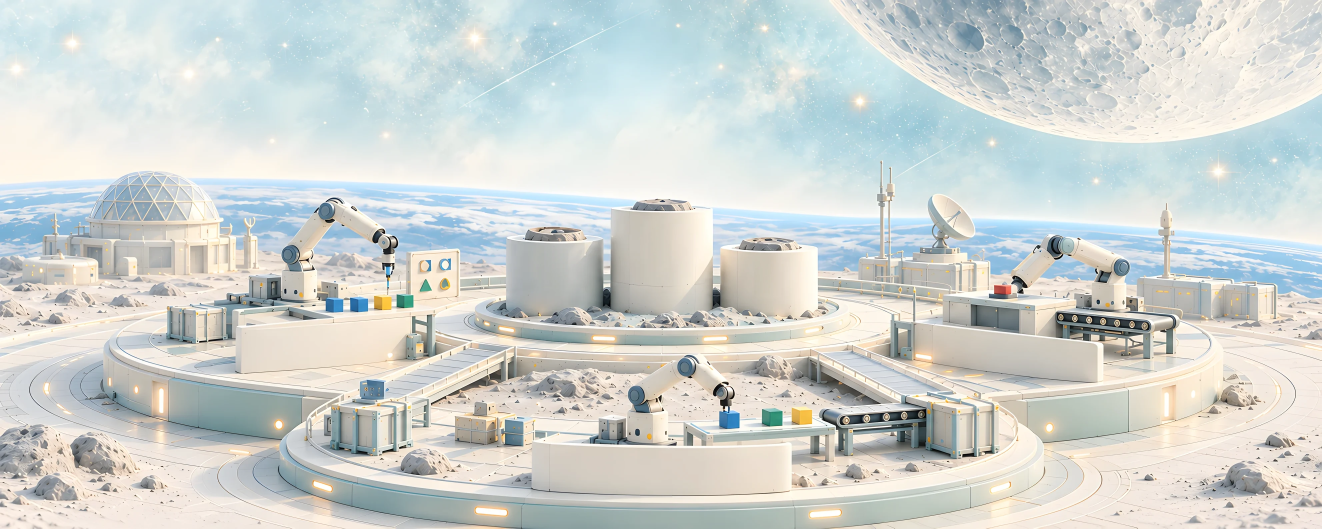
#> input picture media/images/leaderboard-lunar-campus-v3.webp, 3966 x 1586 px, found by its file name (shown at 1/3 size)
$ python extend_lunar_sky.py media/images/leaderboard-lunar-campus-v3.webp media/images/leaderboard-lunar-campus-v4.webp
#> lines starting #> are read from the running program, lines starting #| are printed output that depends on the picture; after the words box and inside, x2 and y2 are one past the last pixel; in counts of white or black regions, pixels touching at a corner belong together
#!/usr/bin/env python3
"""Make leaderboard-lunar-campus-v4.webp: v3 with SKY artwork units of sky inserted between the Moon
and the Earth's horizon, so the leaderboard has room to place models between the two surfaces.

The Moon stays where it is at the top of the frame. Everything else (sky below the Moon, the Earth,
the campus) moves down by SKY. The new band is the clean upper sky of v3 stretched to fit, with
its stars and wisps blurred away before stretching and a fresh sprinkling of stars added after; the Moon's disc in the
lower copy is filled with sky graded from the columns beside and below it.

    python3 scripts/extend_lunar_sky.py media/images/leaderboard-lunar-campus-v3.webp media/images/leaderboard-lunar-campus-v4.webp
    python3 scripts/extend_lunar_sky.py <in> <out> --no-moon    # leave the Moon out (scripts/center_moon.py)
"""
import sys

import numpy as np
from PIL import Image, ImageDraw, ImageFilter

SKY = 260                                  # inserted height, artwork units (1983 x 793)
MOON = (1698.5, -369.5, 590.0)             # centre x, y and radius of the Moon's disc, artwork units
CLEAN = 220                                # rows 0..CLEAN (artwork units) hold only sky and the Moon


def main(src, dst, keep_moon=True):
#> called with keep_moon = True
    im = Image.open(src).convert('RGB')
#> im is the input picture: PIL image 3966x1586 RGB; mean R, G, B 207, 212, 208.9
    W, H = im.size
    k = W / 1983                           # pixels per artwork unit
    d, clean = round(SKY * k), round(CLEAN * k)
    cx, cy, r = (v * k for v in MOON)
    a = np.asarray(im, dtype=np.float32)
    yy, xx = np.mgrid[0:H, 0:W]
    dist = np.hypot(xx - cx, yy - cy)

    # 1. A moonless copy: inside the disc (plus its bright rim), sky graded from the clean column at
    #    the disc's left edge, shifted per column to meet the sky just below the limb.
    rim = r + 18 * k
    ref_x = int(cx - rim - 30 * k)
    ref = np.asarray(im.filter(ImageFilter.GaussianBlur(6 * k)), dtype=np.float32)[:, ref_x]   # H x 3
#> ref = 1586 rows, first 8: [183, 210, 217], [184, 210, 217], [184, 210, 217], [184, 210, 217], [184, 211, 217], [184, 211, 217], [184, 211, 217], [184, 211, 217]
    moonless = a.copy()
    cols = range(int(cx - rim), W)
    first, shifts = {}, {}
    for x in cols:
        inside = np.where(dist[:, x] <= rim)[0]
        if len(inside):
            y0 = inside.max() + 1            # first sky row under the disc in this column
            first[x] = inside
            shifts[x] = a[y0 + int(4 * k):y0 + int(14 * k), x].mean(axis=0) - ref[min(H - 1, y0 + int(9 * k))]
#> after the loop, first = 1534 items; shifts = 1534 items
    xs = np.array(sorted(shifts))
#> xs = 1534 values from 2432 to 3965
    sh = np.array([shifts[x] for x in xs])
#> sh = 1534 rows, first 8: [22.55, 17.15, 11.65], [21.75, 16.8, 11.35], [21.4, 16.6, 11.2], [21, 16.4, 11.15], [20.65, 16.55, 11.4], [20.25, 16.35, 11.35], [19.95, 16.25, 11.3], [19.6, 16.1, 11.2]
    kern = np.exp(-0.5 * (np.arange(-120, 121) / 40.0) ** 2); kern /= kern.sum()
    sh = np.stack([np.convolve(np.pad(sh[:, c], 120, mode='edge'), kern, 'valid') for c in range(3)], axis=1)
#> sh = 1534 rows, first 8: [19.13, 14.88, 10.66], [19.02, 14.8, 10.63], [18.91, 14.73, 10.59], [18.8, 14.65, 10.56], [18.68, 14.58, 10.53], [18.56, 14.5, 10.49], [18.44, 14.42, 10.45], [18.32, 14.34, 10.42]
    for x, d3 in zip(xs, sh):
        moonless[first[x], x] = ref[first[x]] + d3
#> this loop made 1534 passes
    soft = np.asarray(Image.fromarray(moonless.clip(0, 255).astype(np.uint8)).filter(ImageFilter.GaussianBlur(5 * k)), dtype=np.float32)
    inside_all = (dist <= rim)[..., None]
    moonless = np.where(inside_all, soft, moonless)
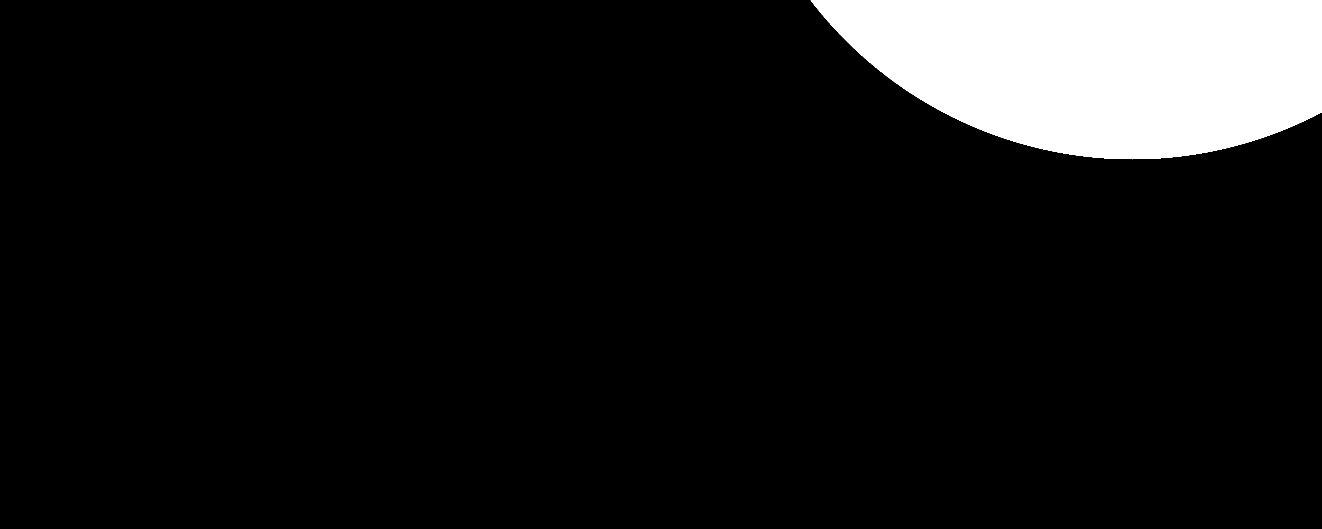
#> inside_all: shape (1586, 3966, 1) bool (shown at 1/3 size); 9% white; 1 white region, box (x1, y1, x2, y2) and area: (2432, 0, 3966, 478) 567434
    feather = np.clip((rim + 6 * k - dist) / (6 * k), 0, 1)[..., None]
    moonless = moonless * (1 - feather) + soft * feather

    # 2. The new band: the clean upper sky without stars, stretched from `clean` to `clean + d` rows.
    band = Image.fromarray(moonless[:clean].clip(0, 255).astype(np.uint8)).filter(ImageFilter.MedianFilter(9))
    band = band.filter(ImageFilter.GaussianBlur(10 * k)).resize((W, clean + d), Image.BICUBIC)
#> band: PIL image 3966x960 RGB
    out = Image.new('RGB', (W, H + d))
#> out: PIL image 3966x2106 RGB; every value is 0
    out.paste(band, (0, 0))
    out.paste(Image.fromarray(moonless[clean:].clip(0, 255).astype(np.uint8)), (0, clean + d))
    # Blend the seam over 24 units.
    o = np.asarray(out, dtype=np.float32)
    s = int(24 * k)
    lower = moonless[clean:clean + s]
    w = np.linspace(1, 0, s)[:, None, None]
    o[clean + d:clean + d + s] = o[clean + d - 1] * w + lower * (1 - w)

    # 3. Grain and a few stars over the stretched band.
    rng = np.random.default_rng(11)
    o[:clean + d] += rng.normal(0, 1.4, (clean + d, W, 1))
    out = Image.fromarray(o.clip(0, 255).astype(np.uint8))
    stars = Image.new('L', out.size, 0)
#> stars: PIL image 3966x2106 L; every value is 0
    draw = ImageDraw.Draw(stars)
    for _ in range(int(140 * (W / 3966))):
        x, y = rng.uniform(0, W), rng.uniform(0, clean + d)
        rr = rng.choice([1.0, 1.4, 1.8, 2.6]) * k
        draw.ellipse([x - rr, y - rr, x + rr, y + rr], fill=int(rng.uniform(150, 255)))
    glow = stars.filter(ImageFilter.GaussianBlur(1.6 * k))
    out = Image.composite(Image.new('RGB', out.size, (255, 251, 238)), out, Image.eval(glow, lambda v: min(255, v * 2)))

    if not keep_moon:                      # a moonless sky, for scripts/center_moon.py
        out.save(dst, 'WEBP', quality=88, method=6)
        print(f'{src} -> {dst}: {W}x{H} -> {out.size[0]}x{out.size[1]}, no Moon')
        return
    # 4. The Moon, unmoved, over everything.
    mask = Image.fromarray((np.clip((r + 2 * k - dist) / (3 * k), 0, 1) * 255).astype(np.uint8))
    moon_layer = Image.new('RGB', out.size)
    moon_layer.paste(im, (0, 0))
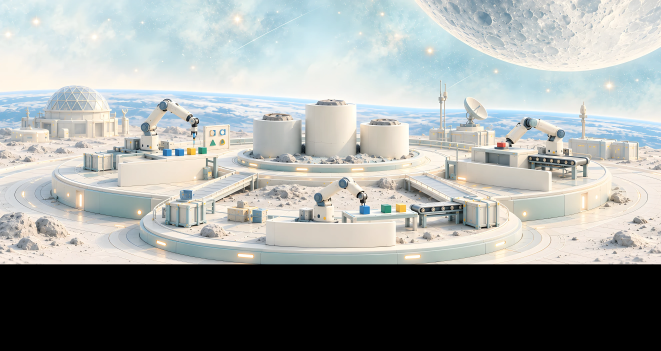
#> moon_layer: PIL image 3966x2106 RGB (shown at 1/6 size); mean R, G, B 155.9, 159.7, 157.3
    full_mask = Image.new('L', out.size, 0)
    full_mask.paste(mask, (0, 0))
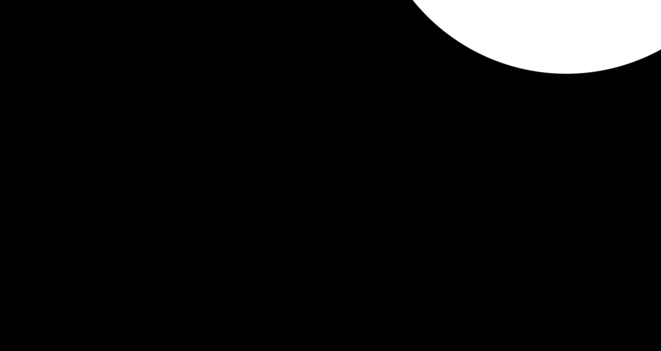
#> full_mask: PIL image 3966x2106 L (shown at 1/6 size); min 0, max 255, mean 15.5
    out = Image.composite(moon_layer, out, full_mask)
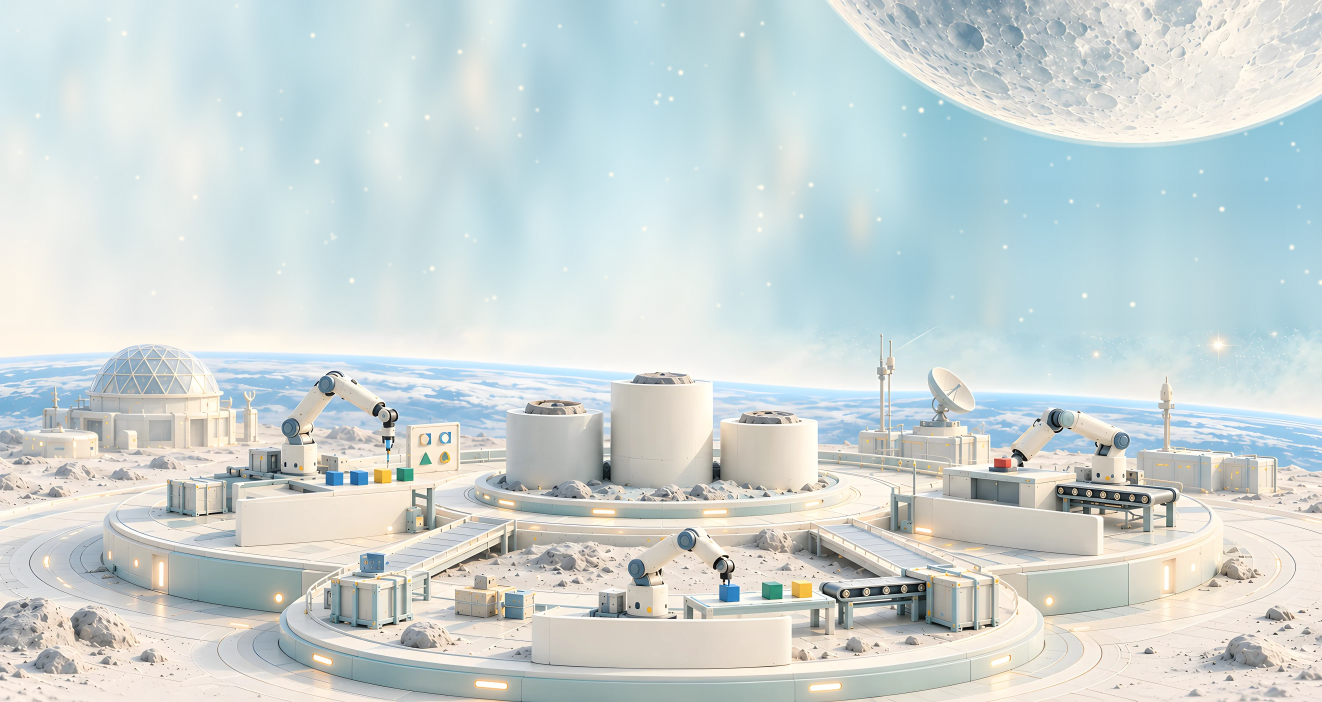
#> out: PIL image 3966x2106 RGB (shown at 1/3 size); mean R, G, B 204, 214.2, 213.2
    out.save(dst, 'WEBP', quality=88, method=6)
    print(f'{src} -> {dst}: {W}x{H} -> {out.size[0]}x{out.size[1]}')
#| media/images/leaderboard-lunar-campus-v3.webp -> media/images/leaderboard-lunar-campus-v4.webp: 3966x1586 -> 3966x2106


if __name__ == '__main__':
    main(*sys.argv[1:3], keep_moon='--no-moon' not in sys.argv)

$ run again, with media/images/leaderboard-lunar-campus-v5.webp copied over media/images/leaderboard-lunar-campus-v3.webp
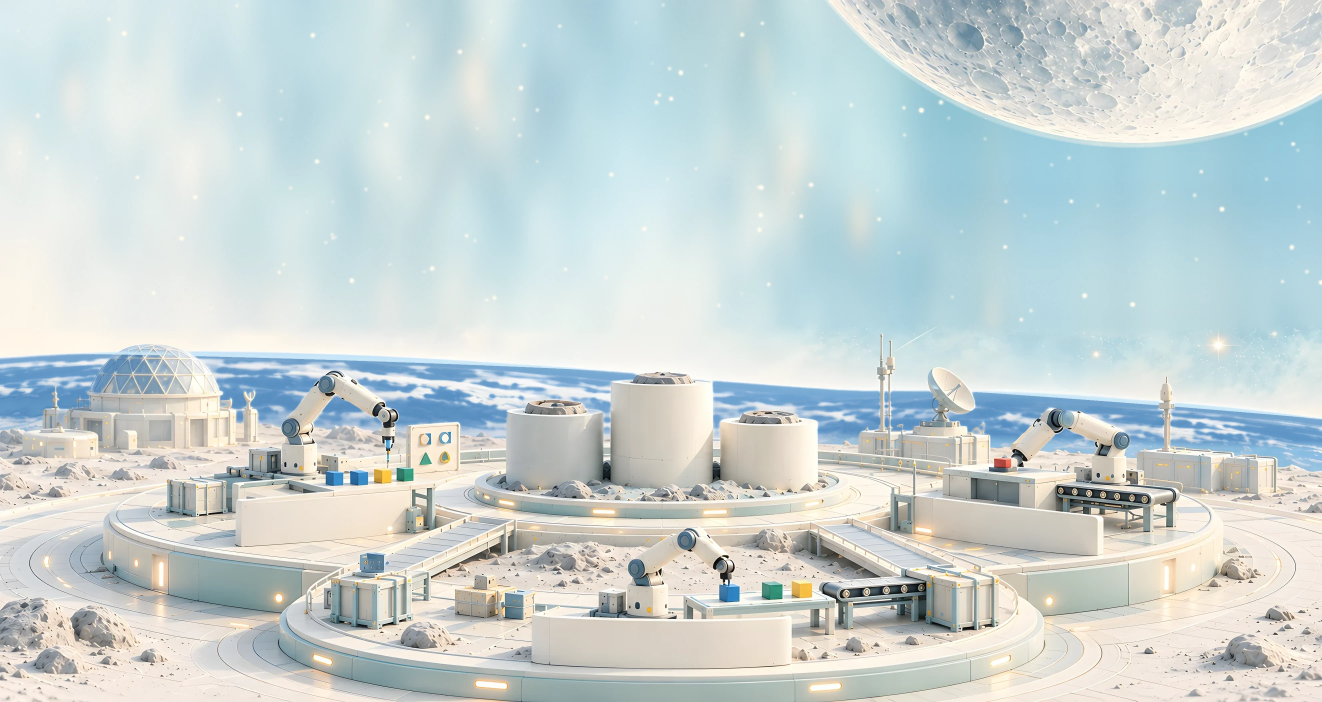
#> input picture media/images/leaderboard-lunar-campus-v5.webp, 3966 x 2106 px, found by its file name (shown at 1/3 size)
#> in main, im is the input picture: PIL image 3966x2106 RGB; mean R, G, B 201.2, 212.4, 212
#> ref = 2106 rows, first 8: [183, 210, 217], [183, 210, 217], [183, 210, 217], [183, 210, 217], [183, 210, 217], [183, 210, 217], [183, 210, 217], [183, 210, 217]
#> after the loop in main, `for x in cols:`: first = 1534 items
#> xs = 1534 values from 2432 to 3965
#> in main, `sh = np.array([shifts[x] for x in xs])`: sh = 1534 rows, first 8: [18.7, 16.35, 10.35], [17.5, 16.25, 10.25], [17.4, 16.2, 10.2], [17.3, 16.15, 10.15], [17, 16, 10], [17, 16, 10], [16.95, 15.95, 9.95], [16.9, 15.9, 9.9]
#> in main, `sh = np.stack([np.convolve(np.pad(sh[:, c], 120, mode='edge'), kern, '..`: sh = 1534 rows, first 8: [16.71, 14.52, 9.79], [16.64, 14.46, 9.77], [16.58, 14.4, 9.75], [16.51, 14.34, 9.73], [16.45, 14.28, 9.71], [16.38, 14.22, 9.69], [16.31, 14.16, 9.66], [16.24, 14.1, 9.64]
#> the loop in main, `for x, d3 in zip(xs, sh):` made 1534 passes
#> in main, `moonless = np.where(inside_all, soft, moonless)`:
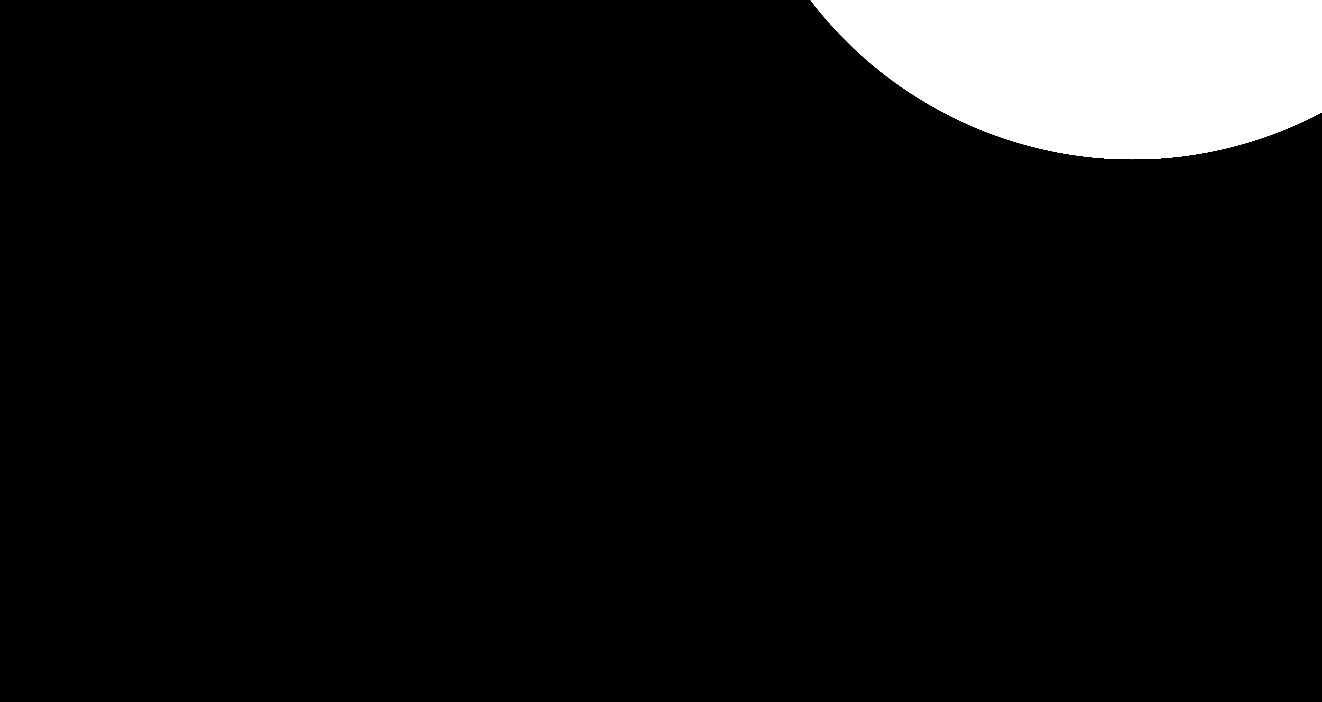
#> inside_all: shape (2106, 3966, 1) bool (shown at 1/3 size); 6.8% white; 1 white region, box (x1, y1, x2, y2) and area: (2432, 0, 3966, 478) 567434
#> stars: PIL image 3966x2626 L; every value is 0
#> in main, `out = Image.composite(moon_layer, out, full_mask)`:
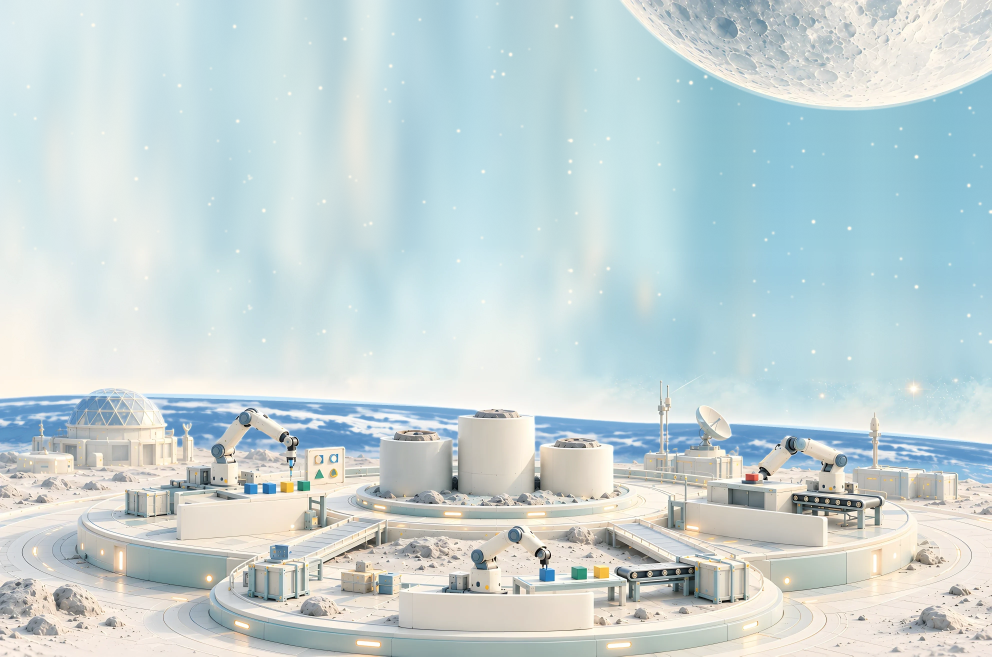
#> out: PIL image 3966x2626 RGB (shown at 1/4 size); mean R, G, B 197.7, 213.1, 214.2
#| media/images/leaderboard-lunar-campus-v3.webp -> media/images/leaderboard-lunar-campus-v4.webp: 3966x2106 -> 3966x2626
